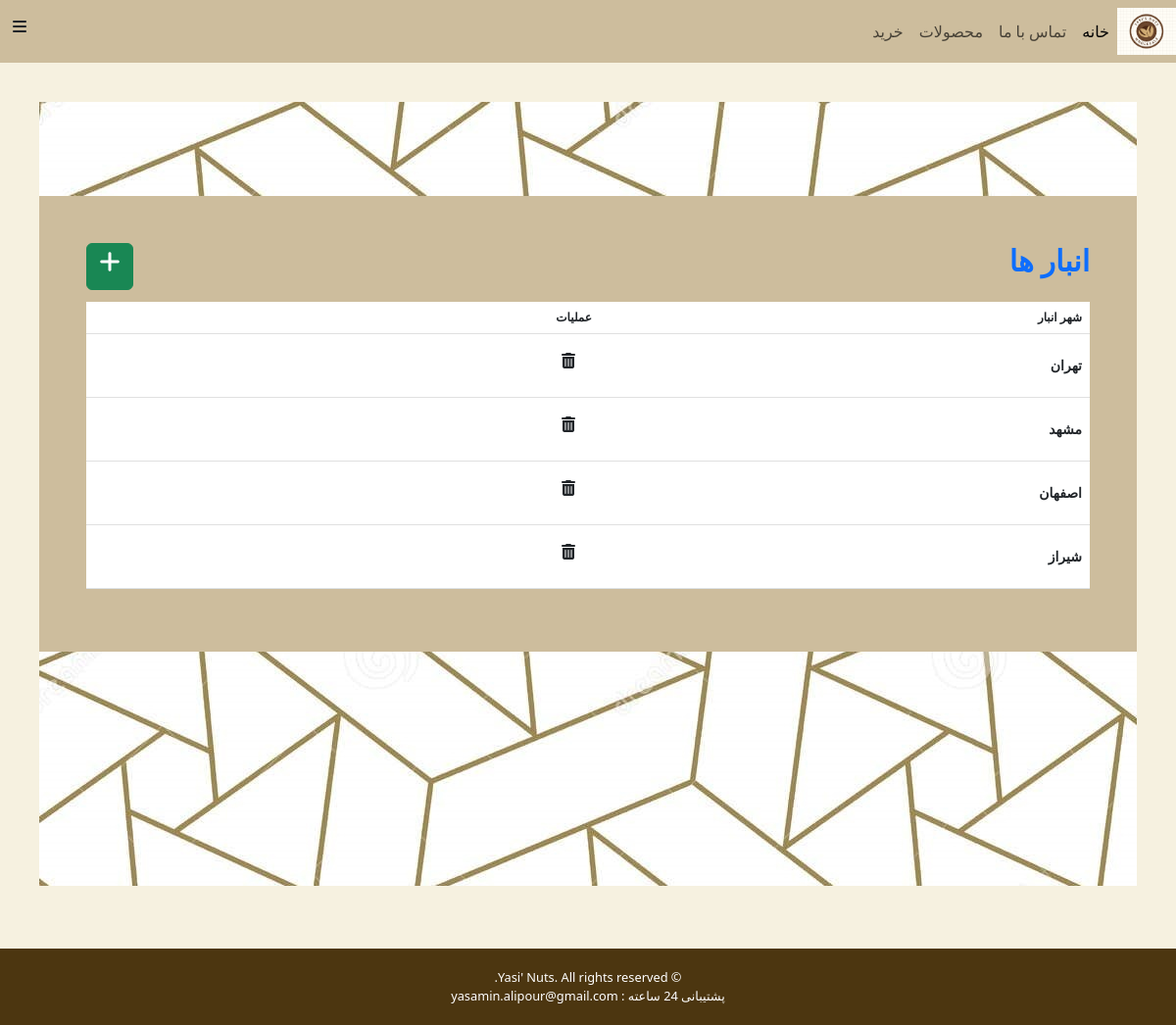
/manage/inventory (signed in), run on the app's committed database.
### shop/models.py (models this page shows, shortened)
class Inventory(models.Model):
    city = models.ForeignKey(City, on_delete=models.CASCADE, verbose_name="شهر")

class City(models.Model):
    name = models.CharField(max_length=200, verbose_name="نام")
    def __str__(self):
        return self.name

### shop/views.py (the view)
# urls.py: path('manage/inventory', InventoryListView.as_view(), name="inventory"),
class InventoryListView(LoginRequiredMixin, ListView):
    model = Inventory
    template_name = 'inventory.html'

### templates/inventory.html
{% extends 'base.html' %}
{% block content %}
<div class="p-5 space-y-3" style="background:#cdbd9d;">
    <div class="flex">
        <div class="grow font-bold text-3xl text-primary">انبار ها</div>
        <div class="flex-none">
            <a href="{% url 'inventory_new' %}" class="btn btn-square btn-success"><i class="fa-solid fa-plus text-2xl"></i></a>
        </div>
    </div>
    <div class="overflow-x-auto">
        <table class="table table-zebra">
          <thead>
            <tr>
              <th>شهر انبار</th>
              <th class="text-end">عملیات</th>
            </tr>
          </thead>
          <tbody>
          {% for inventory in object_list %}
            <tr>
              <th>{{ inventory.city }}</th>
              <td class="text-end"><a
                href="{% url 'inventory_delete' inventory.pk %}"
                class="btn btn-square btn-error text-base"
                ><i class="fa-solid fa-trash-can"></i
              ></a></td>
            </tr>
          {% endfor %}
          </tbody>
        </table>
      </div>
</div>
{% endblock content %}

### static/css/base.css (style rules this page uses)
html, body { background-color: #f6f1e0 !important; height: 100%; }
.btn { display: inline-block; padding: 10px 20px; font-size: 16px; font-weight: bold; color: #fff; background-color: #4a5568; border: none; border-radius: 5px; transition: background-color 0.2s ease-in-out; }
.btn-error { padding: 10px 30px; font-size: 16px; font-weight: bold; color: white; background-color: #ff005d; border: none; border-radius: 5px; transition: background-color 0.2s ease-in-out; }

### data on the page
Inventory: city "تهران"
Inventory: city "مشهد"
Inventory: city "اصفهان"
Inventory: city "شیراز"
